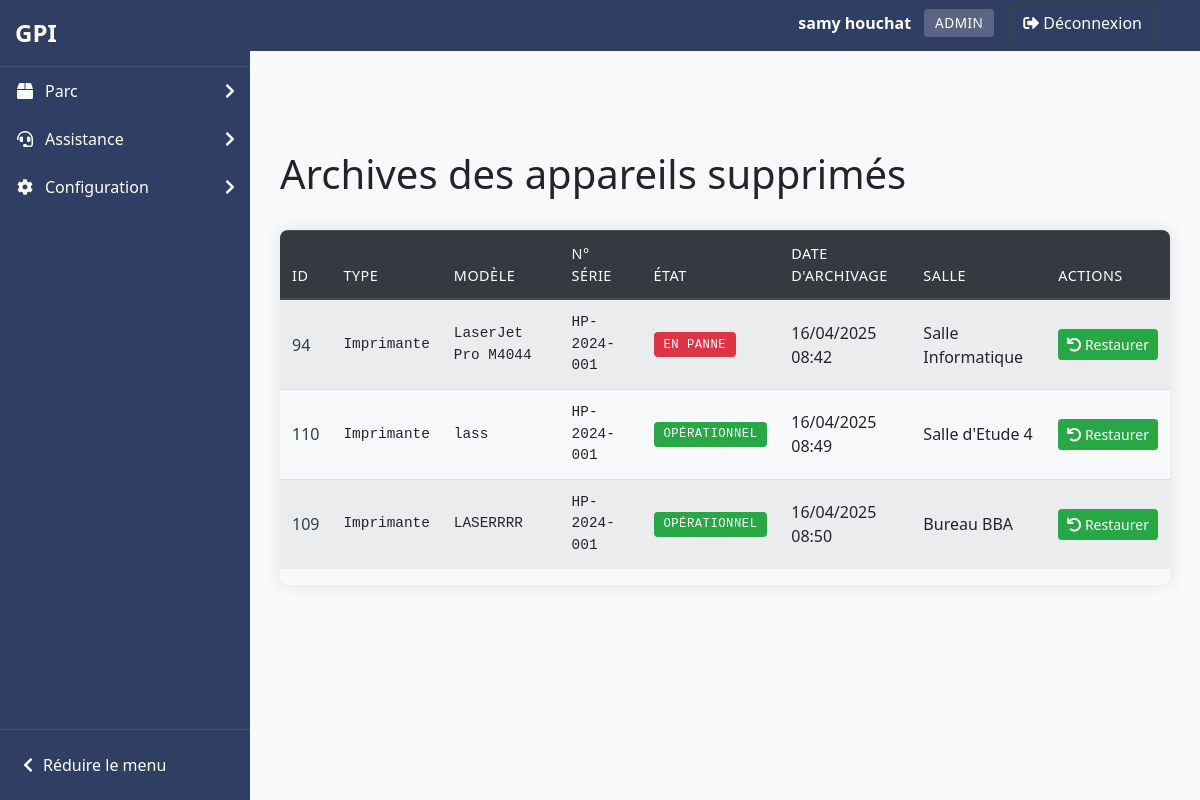
The page /pages/archives/archives_appareil.php (signed in) on the database its author committed.
### tables this page shows
CREATE TABLE IF NOT EXISTS `users` (
  `id_user` int NOT NULL AUTO_INCREMENT,
  `prenom` varchar(100) NOT NULL,
  `nom` varchar(100) NOT NULL,
  `email` varchar(255) NOT NULL,
  `password` varchar(255) NOT NULL,
  `id_role` int NOT NULL,
  `date_created` timestamp NULL DEFAULT CURRENT_TIMESTAMP,
  `code_utilisateur` varchar(6) DEFAULT NULL,
  PRIMARY KEY (`id_user`),
  UNIQUE KEY `email` (`email`),
  UNIQUE KEY `code_utilisateur` (`code_utilisateur`),
  KEY `fk_users_role` (`id_role`),
  KEY `idx_code_utilisateur` (`code_utilisateur`)
);

CREATE TABLE IF NOT EXISTS `roles` (
  `id_role` int NOT NULL AUTO_INCREMENT,
  `role_name` varchar(50) NOT NULL,
  PRIMARY KEY (`id_role`),
  UNIQUE KEY `role_name` (`role_name`)
);

CREATE TABLE IF NOT EXISTS `archives_appareils` (
  `id_archive` int NOT NULL AUTO_INCREMENT,
  `id_appareil` int NOT NULL,
  `type` varchar(20) NOT NULL,
  `modele` varchar(100) NOT NULL,
  `numero_serie` varchar(50) NOT NULL,
  `etat` varchar(20) NOT NULL,
  `id_marque` int NOT NULL,
  `nom_marque` varchar(50) DEFAULT NULL,
  `id_salle` int UNSIGNED DEFAULT NULL,
  `nom_salle` varchar(50) DEFAULT NULL,
  `date_ajout` timestamp NULL DEFAULT NULL,
  `date_archive` timestamp NULL DEFAULT CURRENT_TIMESTAMP,
  PRIMARY KEY (`id_archive`),
  KEY `numero_serie` (`numero_serie`)
);

CREATE TABLE IF NOT EXISTS `salles` (
  `id_salle` int UNSIGNED NOT NULL AUTO_INCREMENT,
  `nom_salle` varchar(50) NOT NULL,
  `etage` enum('2','3') NOT NULL,
  `groupe` enum('Administratif','Etude','Cisco') NOT NULL,
  PRIMARY KEY (`id_salle`),
  UNIQUE KEY `unique_salle_etage` (`nom_salle`,`etage`)
);

### pages/archives/archives_appareil.php (the view, shortened to what this page needs)
<?php
require_once '../../includes/functions.php';
afficherHeader('Archives des appareils', 2);
try {
    $pdo = connectDB();
    $sql = "SELECT aa.*,
                   m.nom_marque,
                   s.nom_salle
            FROM archives_appareils aa
            LEFT JOIN marque m ON aa.id_marque = m.id_marque
            LEFT JOIN salles s ON aa.id_salle = s.id_salle";
    $stmt = $pdo->query($sql);
    $archives = $stmt->fetchAll();
    echo '<div class="d-flex justify-content-between align-items-center mb-4">';
    echo '<h1>Archives des appareils supprimés</h1>';
    echo '</div>';
    if (empty($archives)) {
        echo '<div class="alert alert-info">Aucun appareil archivé.</div>';
    } else {
        echo '<div class="table-responsive">';
        echo '<table class="table table-striped">';
        echo '<thead class="thead-dark">';
        echo '<tr>';
        echo '<th>ID</th>';
        echo '<th>Type</th>';
        echo '<th>Modèle</th>';
        echo '<th>N° Série</th>';
        echo '<th>État</th>';
        echo '<th>Date d\'archivage</th>';
        echo '<th>Salle</th>';
        echo '<th>Actions</th>';
        echo '</tr>';
        echo '</thead>';
        echo '<tbody>';
        foreach ($archives as $archive) {
            echo '<tr>';
            echo '<td>' . htmlspecialchars($archive['id_appareil']) . '</td>';
            echo '<td>' . htmlspecialchars($archive['type']) . '</td>';
            echo '<td>' . htmlspecialchars($archive['modele']) . '</td>';
            echo '<td>' . htmlspecialchars($archive['numero_serie']) . '</td>';
            echo '<td>';
            if ($archive['etat'] === 'Operationnel') {
                echo '<span class="badge badge-success">Opérationnel</span>';
            } else {
                echo '<span class="badge badge-danger">En panne</span>';
            }
            echo '</td>';
            echo '<td>' . date('d/m/Y H:i', strtotime($archive['date_archive'])) . '</td>';
            echo '<td>' . htmlspecialchars($archive['nom_salle'] ?? 'Non assigné') . '</td>';
            echo '<td>';
            echo '<form method="post" class="d-inline">';
            echo '<button type="submit" name="restaurer" class="btn btn-success btn-sm restore-btn">';
            echo '<i class="fas fa-undo"></i> Restaurer</button>';
            echo '</form>';
            echo '</td>';
            echo '</tr>';
        }
        echo '</tbody>';
        echo '</table>';
        echo '</div>';
    }
} catch (Exception $e) {
    echo '<div class="alert alert-danger">Une erreur est survenue : ' . htmlspecialchars($e->getMessage()) . '</div>';
}
afficherFooter();
?>

### includes/functions.php (shortened to what this page needs)
<?php
function connectDB() {
    $host = 'localhost';
    $db   = 'gpii';
    $user = 'root';
    $pass = '';
    $charset = 'utf8mb4';
    $dsn = "mysql:host=$host;dbname=$db;charset=$charset";
    $options = [
        PDO::ATTR_ERRMODE => PDO::ERRMODE_EXCEPTION,
        PDO::ATTR_DEFAULT_FETCH_MODE => PDO::FETCH_ASSOC
    ];
    return new PDO($dsn, $user, $pass, $options);
}
function afficherHeader($titre, $niveau = 1, $afficher_sidebar = true) {
    $prefix = str_repeat('../', $niveau);
    echo '<!DOCTYPE html>';
    echo '<html lang="fr">';
    echo '<head>';
    echo '<link rel="stylesheet" href="' . $prefix . 'assets/css/bootstrap.css">';
    echo '<link rel="stylesheet" href="' . $prefix . 'assets/css/custom.css">';
    echo '<link rel="stylesheet" href="https://cdnjs.cloudflare.com/ajax/libs/font-awesome/5.15.3/css/all.min.css">';
    echo '</head>';
    echo '<body>';
    if ($afficher_sidebar) {
        echo '<div class="sidebar-glpi">';
        echo '<div class="sidebar-header">';
        echo '<a href="' . $prefix . 'index.php" class="logo-container">';
        echo '<span class="logo-text">GPI</span>';
        echo '</a>';
        echo '</div>';
        echo '<nav class="sidebar-nav">';
        echo '<ul class="sidebar-menu">';
        if (isset($_SESSION['user_role']) && ($_SESSION['user_role'] == 1 || $_SESSION['user_role'] == 2)) {
            echo '<li class="sidebar-item">';
            echo '<a href="#" class="sidebar-link">';
            echo '<i class="fas fa-box sidebar-icon"></i>';
            echo '<span>Parc</span>';
            echo '<i class="fas fa-chevron-right sidebar-arrow"></i>';
            echo '</a>';
            echo '</li>';
        }
        echo '<li class="sidebar-item">';
        echo '<a href="#" class="sidebar-link">';
        echo '<i class="fas fa-headset sidebar-icon"></i>';
        echo '<span>Assistance</span>';
        echo '<i class="fas fa-chevron-right sidebar-arrow"></i>';
        echo '</a>';
        echo '</li>';
        if (isset($_SESSION['user_role']) && $_SESSION['user_role'] == 1) {
            echo '<li class="sidebar-item">';
            echo '<a href="#" class="sidebar-link">';
            echo '<i class="fas fa-cog sidebar-icon"></i>';
            echo '<span>Configuration</span>';
            echo '<i class="fas fa-chevron-right sidebar-arrow"></i>';
            echo '</a>';
            echo '</li>';
        }
        echo '</ul>';
        echo '</nav>';
        echo '<div class="sidebar-footer">';
        echo '<button class="btn-collapse" id="collapseMenu">';
        echo '<i class="fas fa-chevron-left"></i>';
        echo '<span>Réduire le menu</span>';
        echo '</button>';
        echo '</div>';
        echo '</div>';
    }
    echo '<nav class="navbar navbar-expand-lg navbar-dark bg-primary mb-4" style="position: relative;">';
    echo '<div class="container d-flex justify-content-between align-items-center">';
    echo '<a class="navbar-brand" href="' . $prefix . 'index.php">GPI</a>';
    echo '<div class="d-flex align-items-center">';
    if (isset($_SESSION['user_id'])) {
        $pdo = connectDB();
        $stmt = $pdo->prepare("SELECT u.nom, u.prenom, r.role_name FROM users u JOIN roles r ON u.id_role = r.id_role WHERE u.id_user = ?");
        $stmt->execute([$_SESSION['user_id']]);
        $user = $stmt->fetch();
        echo '<div class="navbar-user-info mr-3">';
        echo '<span class="user-name text-white mr-2">' . htmlspecialchars($user['prenom'] . ' ' . $user['nom']) . '</span>';
        echo '<span class="user-role badge badge-light">' . htmlspecialchars($user['role_name']) . '</span>';
        echo '</div>';
        echo '<a href="' . $prefix . 'includes/logout.php" class="btn btn-outline-light"><i class="fas fa-sign-out-alt mr-1"></i>Déconnexion</a>';
    } else {
        echo '<a href="' . $prefix . 'index.php" class="btn btn-outline-light"><i class="fas fa-sign-in-alt mr-1"></i>Connexion</a>';
    }
    echo '</div>';
    echo '</div>';
    echo '</nav>';
    if ($afficher_sidebar) {
        echo '<div class="container" style="margin-top: 20px;">';
    } else {
        echo '<div class="container-fluid" style="margin-top: 20px;">';
    }
}
function afficherFooter() {
    echo '</div>';
    echo '</body>';
    echo '</html>';
}
        ?>

### assets/css/custom.css (style rules this page uses)
body { margin: 0; padding: 0; font-family: Arial, sans-serif; overflow-x: hidden; transition: all 0.3s ease; }
body .container { width: calc(100% - 30px); max-width: 1140px; margin-top: 70px; margin-left: auto; margin-right: auto; transition: all 0.3s ease; }
body:not(.sidebar-collapsed) { padding-left: 250px; }
.user-name { color: #fff; }
.user-role { background-color: rgba(255, 255, 255, 0.2); color: #fff; }
.btn-outline-light { border-color: #444; color: #fff; }
.navbar-brand { color: #fff !important; font-weight: bold; }
.navbar-user-info { display: flex; align-items: center; }
.sidebar-glpi { width: 250px; background-color: #2f3f63; color: white; height: 100vh; position: fixed; left: 0; top: 0; z-index: 1000; transition: all 0.3s ease; display: flex; flex-direction: column; }
.sidebar-header { padding: 15px; border-bottom: 1px solid rgba(255, 255, 255, 0.1); }
.logo-container { display: flex; align-items: center; text-decoration: none; color: white; }
.logo-text { font-size: 24px; font-weight: bold; color: white; }
.sidebar-nav { flex: 1; overflow-y: auto; padding-bottom: 20px; }
.sidebar-menu { list-style: none; padding: 0; margin: 0; }
.sidebar-item { position: relative; }
.sidebar-link { display: flex; align-items: center; padding: 12px 15px; color: white; text-decoration: none; transition: all 0.3s ease; }
.sidebar-icon { width: 20px; margin-right: 10px; text-align: center; }
.sidebar-arrow { margin-left: auto; transition: transform 0.3s ease; }
.sidebar-footer { padding: 15px; border-top: 1px solid rgba(255, 255, 255, 0.1); }
.btn-collapse { display: flex; align-items: center; background: none; border: none; color: white; cursor: pointer; padding: 8px; width: 100%; text-align: left; }
.btn-collapse i { margin-right: 10px; }
.badge { font-weight: 500; padding: 0.4em 0.6em; border-radius: 4px; }
body { font-family: 'Segoe UI', Tahoma, Geneva, Verdana, sans-serif; background-color: #f8f9fa; }
.restore-btn { transition: all 0.3s ease; position: relative; overflow: hidden; }
.restore-btn::after { content: ''; position: absolute; top: 50%; left: 50%; width: 5px; height: 5px; background: rgba(255, 255, 255, 0.5); opacity: 0; border-radius: 100%; transform: scale(1, 1) translate(-50%); transform-origin: 50% 50%; }
.table-responsive { box-shadow: 0 0 15px rgba(0, 0, 0, 0.1); border-radius: 8px; overflow: hidden; }
.table thead th { background-color: #343a40; color: white; border-bottom: 2px solid #454d55; }
.table td { vertical-align: middle; }
td:nth-child(2), td:nth-child(3), td:nth-child(4), td:nth-child(5) { font-family: 'Consolas', monospace; font-size: 0.9em; }
.badge { padding: 0.5em 0.8em; font-size: 0.85em; font-weight: 500; text-transform: uppercase; letter-spacing: 0.5px; }
.restore-btn { transition: all 0.3s ease; white-space: nowrap; }
.table-responsive { margin-top: 1rem; border-radius: 8px; box-shadow: 0 0 15px rgba(0,0,0,0.1); }
.table thead th { background-color: #343a40; color: white; font-weight: 500; text-transform: uppercase; font-size: 0.9em; letter-spacing: 0.5px; }
.table tbody tr { transition: background-color 0.2s ease; }
td:first-child { font-weight: 500; color: #2c3e50; }
.navbar { right: 250px; margin-right: -251px; }
.bg-primary { background-color: #2f3f63 !important; }

### rows shown on the page
users: prenom+nom "samy houchat", id_role.role_name "ADMIN"
archives_appareils: id_appareil "94", type "Imprimante", modele "LaserJet Pro M4044", numero_serie "HP-2024-001", etat "EN PANNE", date_archive "16/04/2025 08:42", id_salle.nom_salle "Salle Informatique"
archives_appareils: id_appareil "110", type "Imprimante", modele "lass", numero_serie "HP-2024-001", etat "OPÉRATIONNEL", date_archive "16/04/2025 08:49", id_salle.nom_salle "Salle d'Etude 4"
archives_appareils: id_appareil "109", type "Imprimante", modele "LASERRRR", numero_serie "HP-2024-001", etat "OPÉRATIONNEL", date_archive "16/04/2025 08:50", id_salle.nom_salle "Bureau BBA"
